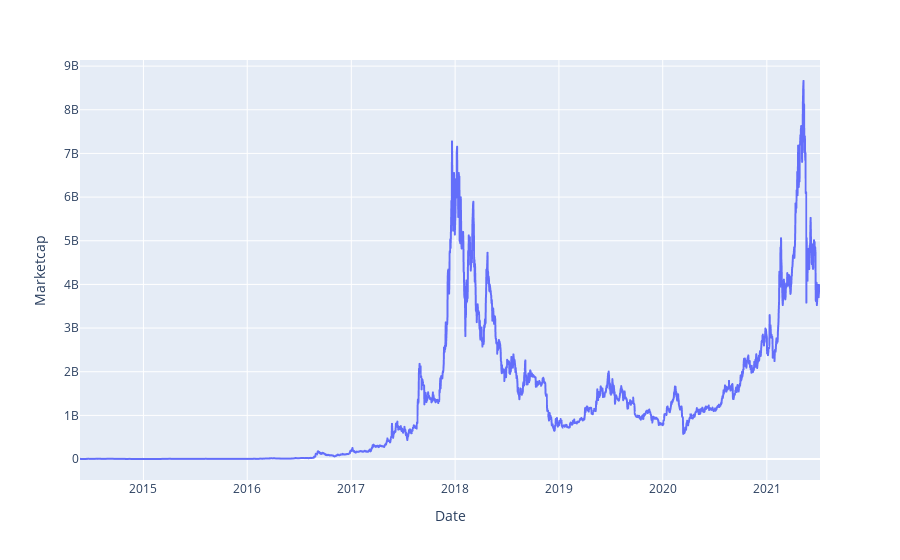

The code cell stored with this chart in its notebook:
### Code cell
fig = px.line(data, x='Date', y="Marketcap")
fig.show();

### Figure 1 — Plotly figure (JSON) as saved in the notebook; plotly's stock layout.template omitted (floating-point values rounded to 4 significant figures; data arrays with more than 128 entries replaced by an {"elided": "..."} marker saying what was removed)
{"data": [{"hovertemplate": "Date=%{x}<br>Marketcap=%{y}<extra></extra>", "legendgroup": "", "line": {"color": "#636efa", "dash": "solid"}, "marker": {"symbol": "circle"}, "mode": "lines", "name": "", "showlegend": false, "x": {"elided": "2602 str values"}, "xaxis": "x", "y": {"elided": "2602 float values"}, "yaxis": "y", "type": "scattergl"}], "layout": {"xaxis": {"anchor": "y", "domain": [0, 1], "title": {"text": "Date"}}, "yaxis": {"anchor": "x", "domain": [0, 1], "title": {"text": "Marketcap"}}, "legend": {"tracegroupgap": 0}, "margin": {"t": 60}}}
